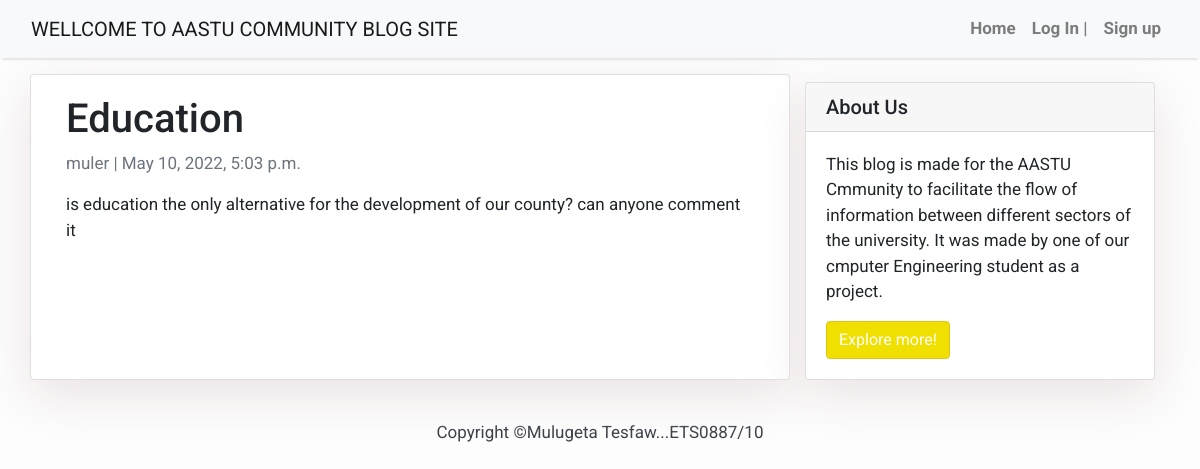
The app's page /education/ with its own data.
### blog/models.py (models this page shows, shortened)
class Post(models.Model):
    title = models.CharField(max_length=200, unique=True)
    slug = models.SlugField(max_length=200, unique=True)
    author = models.ForeignKey(User, on_delete= models.CASCADE,related_name='blog_posts')
    updated_on = models.DateTimeField(auto_now= True)
    content = models.TextField()
    created_on = models.DateTimeField(auto_now_add=True)
    status = models.IntegerField(choices=STATUS, default=0)
    class Meta:
        ordering = ['-created_on']

### blog/views.py (the view)
# urls.py: path('<slug:slug>/', views.PostDetail.as_view(), name='post_detail'),
class PostDetail(generic.DetailView):
    model = Post
    template_name = 'post_detail.html'

### templates/post_detail.html
{% extends 'base.html' %} {% block content %}
<div class="container">
  <div class="row">
    <div class="col-md-8 card mb-4  mt-3 left  top">
      <div class="card-body">
        <h1>{% block title %} {{ object.title }} {% endblock title %}</h1>
        <p class=" text-muted">{{ post.author }} | {{ post.created_on }}</p>
        <p class="card-text ">{{ object.content | safe }}</p>
      </div>
    </div>
    {% block sidebar %} {% include 'sidebar.html' %} {% endblock sidebar %}
  </div>
</div>
{% endblock content %}

### templates/base.html (style rules this page uses)
body { font-family: "Roboto", sans-serif; font-size: 17px; background-color: #fdfdfd; }

### templates/sidebar.html (style rules this page uses)
.card { box-shadow: 0 16px 48px #ebe3e4; }

### records on screen
Post: title "Education", author "muler", created_on "May 10, 2022, 5:03 p.m.", content "is education the only alternative for the development of our county? can anyone comment it"
